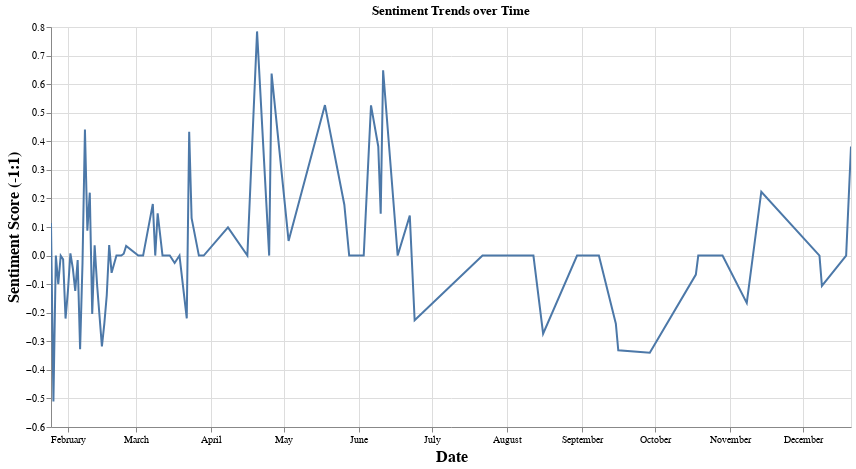

The code cell stored with this chart in its notebook:
### Code cell
# chart with Compound Sentiment Scores
chart_news_sentiment = alt.Chart(df_news_grouped).mark_line().encode(
    x=alt.X('Date:T', axis=alt.Axis(titleFontSize=16)),
    y=alt.Y('compound:Q', axis=alt.Axis(titleFontSize=16)).title("Sentiment Score (-1:1)"),
    #color='Sentiment:N',
    tooltip=['Date:T', 'Title:N','compound:Q']
).properties(
    width=800,
    height=400,
    title="Sentiment Trends over Time"
).interactive()
chart_news_sentiment

### Figure 1 — Vega-Lite specification as saved in the notebook (floating-point values rounded to 4 significant figures)
{"config": {"view": {"continuousWidth": 300, "continuousHeight": 300}}, "data": {"name": "data-3e5e9d8e443f0ad60da401e9997b4deb"}, "mark": {"type": "line"}, "encoding": {"tooltip": [{"field": "Date", "type": "temporal"}, {"field": "Title", "type": "nominal"}, {"field": "compound", "type": "quantitative"}], "x": {"axis": {"titleFontSize": 16}, "field": "Date", "type": "temporal"}, "y": {"axis": {"titleFontSize": 16}, "field": "compound", "title": "Sentiment Score (-1:1)", "type": "quantitative"}}, "height": 400, "params": [{"name": "param_3", "select": {"type": "interval", "encodings": ["x", "y"]}, "bind": "scales"}], "title": "Sentiment Trends over Time", "width": 800, "$schema": "https://vega.github.io/schema/vega-lite/v5.14.1.json", "datasets": {"data-3e5e9d8e443f0ad60da401e9997b4deb": [{"Date": "2021-01-25T00:00:00", "compound": 0.1139}, {"Date": "2021-01-26T00:00:00", "compound": -0.5106}, {"Date": "2021-01-27T00:00:00", "compound": 0.0}, {"Date": "2021-01-28T00:00:00", "compound": -0.09986}, {"Date": "2021-01-29T00:00:00", "compound": -0.0002808}, {"Date": "2021-01-30T00:00:00", "compound": -0.01332}, {"Date": "2021-01-31T00:00:00", "compound": -0.2205}, {"Date": "2021-02-01T00:00:00", "compound": -0.122}, {"Date": "2021-02-02T00:00:00", "compound": 0.007489}, {"Date": "2021-02-03T00:00:00", "compound": -0.04433}, {"Date": "2021-02-04T00:00:00", "compound": -0.1239}, {"Date": "2021-02-05T00:00:00", "compound": -0.01549}, {"Date": "2021-02-06T00:00:00", "compound": -0.3275}, {"Date": "2021-02-07T00:00:00", "compound": -0.0258}, {"Date": "2021-02-08T00:00:00", "compound": 0.4415}, {"Date": "2021-02-09T00:00:00", "compound": 0.08691}, {"Date": "2021-02-10T00:00:00", "compound": 0.2202}, {"Date": "2021-02-11T00:00:00", "compound": -0.2047}, {"Date": "2021-02-12T00:00:00", "compound": 0.0359}, {"Date": "2021-02-13T00:00:00", "compound": -0.1012}, {"Date": "2021-02-15T00:00:00", "compound": -0.3182}, {"Date": "2021-02-16T00:00:00", "compound": -0.2384}, {"Date": "2021-02-17T00:00:00", "compound": -0.1391}, {"Date": "2021-02-18T00:00:00", "compound": 0.03651}, {"Date": "2021-02-19T00:00:00", "compound": -0.06037}, {"Date": "2021-02-21T00:00:00", "compound": 0.0}, {"Date": "2021-02-22T00:00:00", "compound": 0.0}, {"Date": "2021-02-23T00:00:00", "compound": 0.0}, {"Date": "2021-02-24T00:00:00", "compound": 0.006614}, {"Date": "2021-02-25T00:00:00", "compound": 0.03397}, {"Date": "2021-03-02T00:00:00", "compound": 0.0}, {"Date": "2021-03-03T00:00:00", "compound": 0.0}, {"Date": "2021-03-04T00:00:00", "compound": 0.0}, {"Date": "2021-03-08T00:00:00", "compound": 0.1808}, {"Date": "2021-03-09T00:00:00", "compound": 0.0}, {"Date": "2021-03-10T00:00:00", "compound": 0.148}, {"Date": "2021-03-12T00:00:00", "compound": 0.0}, {"Date": "2021-03-15T00:00:00", "compound": 0.0}, {"Date": "2021-03-17T00:00:00", "compound": -0.0258}, {"Date": "2021-03-19T00:00:00", "compound": 0.0}, {"Date": "2021-03-22T00:00:00", "compound": -0.2202}, {"Date": "2021-03-23T00:00:00", "compound": 0.433}, {"Date": "2021-03-24T00:00:00", "compound": 0.1306}, {"Date": "2021-03-27T00:00:00", "compound": 0.0}, {"Date": "2021-03-29T00:00:00", "compound": 0.0}, {"Date": "2021-04-08T00:00:00", "compound": 0.09867}, {"Date": "2021-04-16T00:00:00", "compound": 0.0}, {"Date": "2021-04-20T00:00:00", "compound": 0.7845}, {"Date": "2021-04-25T00:00:00", "compound": 0.0}, {"Date": "2021-04-26T00:00:00", "compound": 0.6369}, {"Date": "2021-05-03T00:00:00", "compound": 0.05135}, {"Date": "2021-05-18T00:00:00", "compound": 0.5267}, {"Date": "2021-05-26T00:00:00", "compound": 0.1779}, {"Date": "2021-05-28T00:00:00", "compound": 0.0}, {"Date": "2021-06-03T00:00:00", "compound": 0.0}, {"Date": "2021-06-06T00:00:00", "compound": 0.5256}, {"Date": "2021-06-09T00:00:00", "compound": 0.3819}, {"Date": "2021-06-10T00:00:00", "compound": 0.1468}, {"Date": "2021-06-11T00:00:00", "compound": 0.6486}, {"Date": "2021-06-17T00:00:00", "compound": 0.0}, {"Date": "2021-06-22T00:00:00", "compound": 0.1397}, {"Date": "2021-06-24T00:00:00", "compound": -0.2263}, {"Date": "2021-07-22T00:00:00", "compound": 0.0}, {"Date": "2021-08-12T00:00:00", "compound": 0.0}, {"Date": "2021-08-16T00:00:00", "compound": -0.2732}, {"Date": "2021-08-30T00:00:00", "compound": 0.0}, {"Date": "2021-09-06T00:00:00", "compound": 0.0}, {"Date": "2021-09-08T00:00:00", "compound": 0.0}, {"Date": "2021-09-15T00:00:00", "compound": -0.2384}, {"Date": "2021-09-16T00:00:00", "compound": -0.3315}, {"Date": "2021-09-29T00:00:00", "compound": -0.34}, {"Date": "2021-10-18T00:00:00", "compound": -0.06643}, {"Date": "2021-10-19T00:00:00", "compound": 0.0}, {"Date": "2021-10-29T00:00:00", "compound": 0.0}, {"Date": "2021-11-08T00:00:00", "compound": -0.1655}, {"Date": "2021-11-14T00:00:00", "compound": 0.2235}, {"Date": "2021-12-08T00:00:00", "compound": 0.0}, {"Date": "2021-12-09T00:00:00", "compound": -0.1061}, {"Date": "2021-12-19T00:00:00", "compound": 0.0}, {"Date": "2021-12-21T00:00:00", "compound": 0.3818}]}}
